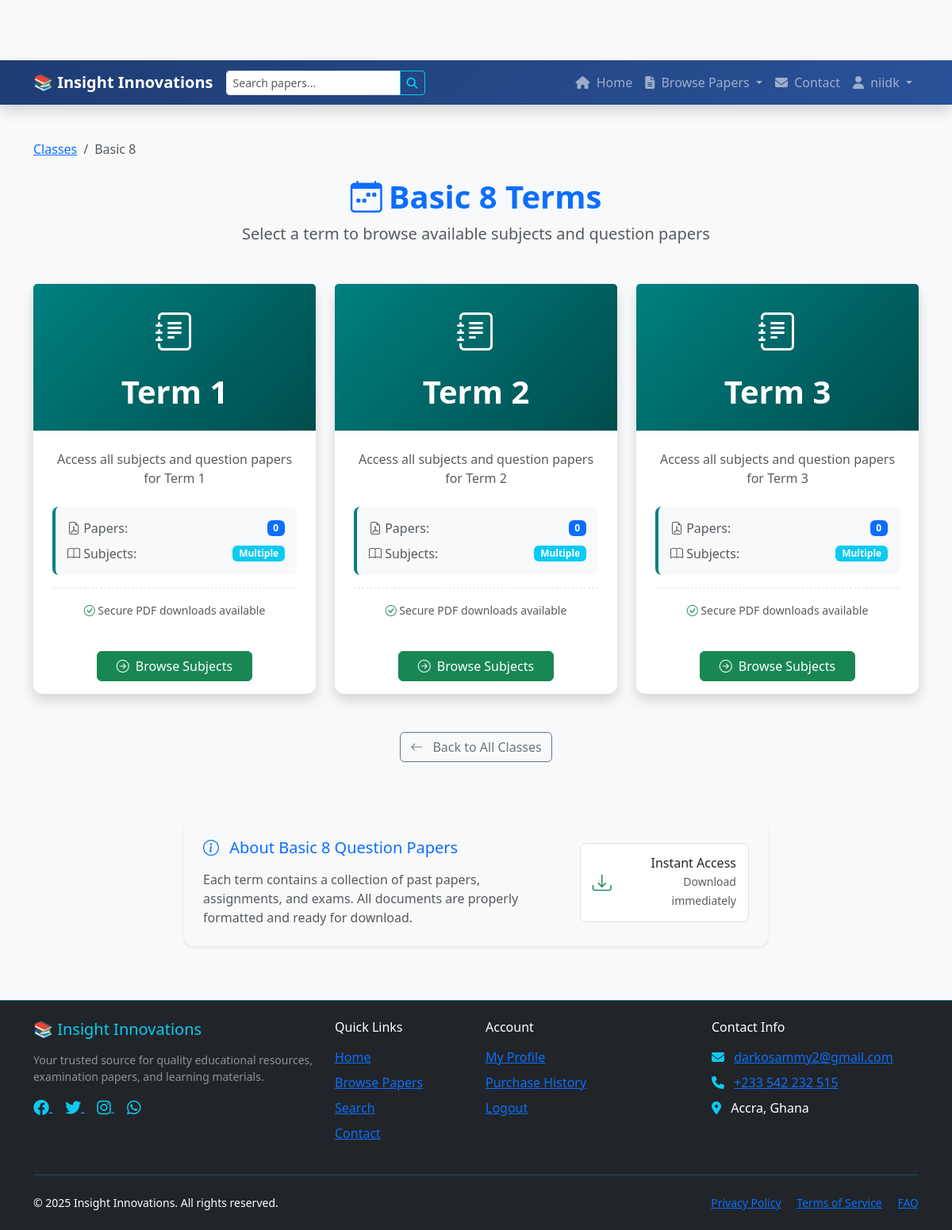
The page /basic-8/ (signed in) on the database its author committed.
### shop/models.py (models this page shows, shortened)
class Classes(models.Model):
    name = models.CharField(max_length=100, help_text="e.g., JHS 1, Basic 7")
    slug = models.SlugField(max_length=100, unique=True)
    description = models.TextField(blank=True)
    class Meta:
        verbose_name = 'Class (Grade)'
        verbose_name_plural = 'Classes (Grades)'
        ordering = ('name',)

class Term(models.Model):
    class_name = models.ForeignKey(Classes, related_name='terms', on_delete=models.CASCADE)
    name = models.CharField(max_length=50, help_text="e.g., Term 1, Term 2")
    slug = models.SlugField(max_length=50)
    class Meta:
        verbose_name_plural = 'Terms'
        unique_together = ('class_name', 'slug')
        ordering = ('name',)
    def get_paper_count(self):
        return self.papers.count()

### shop/views.py (the view)
# urls.py: path('<slug:class_slug>/', views.term_list, name='term_list'),
def term_list(request, class_slug):
    class_level = get_object_or_404(Classes, slug=class_slug)
    terms = class_level.terms.all()
    context = {
        'class_level': class_level,
        'terms': terms,
        'page_title': f'Select Term for {class_level.name}',
    }
    return render(request, 'shop/term_list.html', context)

### shop/context_processors.py (called while the page is built)
def current_year(request):
    return {
        'current_year': timezone.now().year
    }

### shop/templates/shop/term_list.html (shortened to what this page needs)
{% extends 'base.html' %}
{% load static %}
{% block content %}
<div class="container py-4">
    <nav aria-label="breadcrumb" class="mb-4">
        <ol class="breadcrumb">
            <li class="breadcrumb-item"><a href="{% url 'shop:class_list' %}">Classes</a></li>
            <li class="breadcrumb-item active">{{ class_level.name }}</li>
        </ol>
    </nav>
    <div class="text-center mb-5">
        <h1 class="text-primary fw-bold">
            <i class="bi bi-calendar-week me-2"></i>{{ class_level.name }} Terms
        </h1>
        <p class="lead text-muted">
            Select a term to browse available subjects and question papers
        </p>
    </div>
    <div class="row row-cols-1 row-cols-md-2 row-cols-lg-3 g-4">
        {% for term_obj in terms %}
            <div class="col">
                <a href="{% url 'shop:subject_list' class_level.slug term_obj.slug %}" class="text-decoration-none">
                    <div class="card h-100 shadow border-0 hover-lift">
                        <div class="card-header bg-teal-gradient text-white text-center py-4">
                            <div class="term-icon mb-3">
                                <i class="bi bi-journal-text" style="font-size: 3rem;"></i>
                            </div>
                            <h3 class="card-title mb-0 fw-bold display-6">{{ term_obj.name }}</h3>
                        </div>
                        <div class="card-body p-4 text-center">
                            <p class="card-text text-muted mb-4">
                                Access all subjects and question papers for {{ term_obj.name }}
                            </p>
                            <div class="term-stats mb-3">
                                <div class="d-flex justify-content-between align-items-center mb-2">
                                    <span class="text-muted">
                                        <i class="bi bi-file-earmark-pdf"></i> Papers:
                                    </span>
                                    <span class="badge bg-primary">
                                        {{ term_obj.get_paper_count }}
                                    </span>
                                </div>
                                <div class="d-flex justify-content-between align-items-center">
                                    <span class="text-muted">
                                        <i class="bi bi-book"></i> Subjects:
                                    </span>
                                    <span class="badge bg-info">
                                        {{ term_obj.subjects_count|default:"Multiple" }}
                                    </span>
                                </div>
                            </div>
                            <div class="quick-info">
                                <small class="text-muted">
                                    <i class="bi bi-check-circle text-success"></i>
                                    Secure PDF downloads available
                                </small>
                            </div>
                        </div>
                        <div class="card-footer bg-transparent border-top-0 text-center py-3">
                            <span class="btn btn-success px-4">
                                <i class="bi bi-arrow-right-circle me-2"></i>Browse Subjects
                            </span>
                        </div>
                    </div>
                </a>
            </div>
        {% endfor %}
    </div>
    <div class="text-center mt-5">
        <a href="{% url 'shop:class_list' %}" class="btn btn-outline-secondary">
            <i class="bi bi-arrow-left me-2"></i> Back to All Classes
        </a>
    </div>
    <div class="row justify-content-center mt-5 pt-4">
        <div class="col-lg-8">
            <div class="card bg-light border-0 shadow-sm">
                <div class="card-body p-4">
                    <div class="row align-items-center">
                        <div class="col-md-8">
                            <h5 class="text-primary mb-3">
                                <i class="bi bi-info-circle me-2"></i> About {{ class_level.name }} Question Papers
                            </h5>
                            <p class="text-muted mb-0">
                                Each term contains a collection of past papers, assignments, and exams.
                                All documents are properly formatted and ready for download.
                            </p>
                        </div>
                        <div class="col-md-4 text-md-end mt-3 mt-md-0">
                            <div class="download-info">
                                <div class="d-flex align-items-center justify-content-md-end gap-2">
                                    <i class="bi bi-download text-success" style="font-size: 1.5rem;"></i>
                                    <div>
                                        <h6 class="mb-0">Instant Access</h6>
                                        <small class="text-muted">Download immediately</small>
                                    </div>
                                </div>
                            </div>
                        </div>
                    </div>
                </div>
            </div>
        </div>
    </div>
</div>
{% endblock content %}

### templates/base.html (shortened to what this page needs)
<!DOCTYPE html>
<html lang="en">
<head>
    <link href="https://cdn.jsdelivr.net/npm/bootstrap@5.3.3/dist/css/bootstrap.min.css"
          rel="stylesheet"
>
    <link rel="stylesheet" href="https://cdnjs.cloudflare.com/ajax/libs/font-awesome/6.4.0/css/all.min.css">
    <link rel="stylesheet" href="https://cdn.jsdelivr.net/npm/bootstrap-icons@1.11.0/font/bootstrap-icons.css">
    <link rel="stylesheet" href="https://unpkg.com/cloudinary-video-player/dist/cld-video-player.min.css">
</head>
<body>
    <nav class="navbar navbar-expand-lg navbar-dark bg-dark sticky-top shadow">
        <div class="container">
            <a class="navbar-brand fw-bold" href="{% url 'shop:class_list' %}">
                <span class="text-info">📚</span> Insight Innovations
            </a>
            <form class="d-none d-lg-flex ms-auto me-3" action="{% url 'shop:search_papers' %}" method="GET" style="max-width: 300px;">
                <div class="input-group input-group-sm">
                    <input type="text"
                           class="form-control"
                           placeholder="Search papers..."
                           name="q"
                           value="{{ request.GET.q }}">
                    <button class="btn btn-outline-info" type="submit">
                        <i class="fas fa-search"></i>
                    </button>
                </div>
            </form>
            <div class="collapse navbar-collapse" id="navbarNav">
                <ul class="navbar-nav ms-auto">
                    <li class="nav-item">
                        <a class="nav-link {% if request.resolver_match.url_name == 'class_list' %}active{% endif %}"
                           href="{% url 'shop:class_list' %}">
                            <i class="fas fa-home d-lg-none d-xl-inline me-1"></i>
                            <span class="d-none d-lg-inline">Home</span>
                        </a>
                    </li>
                    <li class="nav-item dropdown">
                        <a class="nav-link dropdown-toggle" href="#" role="button" data-bs-toggle="dropdown">
                            <i class="fas fa-file-alt d-lg-none d-xl-inline me-1"></i>
                            <span class="d-none d-lg-inline">Browse Papers</span>
                        </a>
                    </li>
                    <li class="nav-item">
                        <a class="nav-link {% if request.resolver_match.url_name == 'contact_us' %}active{% endif %}"
                           href="{% url 'shop:contact_us' %}">
                            <i class="fas fa-envelope d-lg-none d-xl-inline me-1"></i>
                            <span class="d-none d-lg-inline">Contact</span>
                        </a>
                    </li>
                    {% if user.is_authenticated %}
                    <li class="nav-item dropdown">
                        <a class="nav-link dropdown-toggle" href="#" role="button" data-bs-toggle="dropdown">
                            <i class="fas fa-user d-lg-none d-xl-inline me-1"></i>
                            <span class="d-none d-lg-inline">{{ user.username|truncatechars:15 }}</span>
                        </a>
                    </li>
                    {% endif %}
                </ul>
            </div>
        </div>
    </nav>
    <main class="container main-content">
        {% block content %}
        {% endblock %}
    </main>
    <footer class="bg-dark text-white py-4 mt-4 border-top border-info border-opacity-50">
        <div class="container">
            <div class="row">
                <div class="col-lg-4 mb-4 mb-lg-0">
                    <h5 class="text-info mb-3">
                        <span class="text-info">📚</span> Insight Innovations
                    </h5>
                    <p class="small text-white-50">
                        Your trusted source for quality educational resources,
                        examination papers, and learning materials.
                    </p>
                    <div class="social-links mt-3">
                        <a href="#" class="text-info me-3" title="Facebook">
                            <i class="fab fa-facebook fa-lg"></i>
                        </a>
                        <a href="#" class="text-info me-3" title="Twitter">
                            <i class="fab fa-twitter fa-lg"></i>
                        </a>
                        <a href="#" class="text-info me-3" title="Instagram">
                            <i class="fab fa-instagram fa-lg"></i>
                        </a>
                        <a href="#" class="text-info" title="WhatsApp">
                            <i class="fab fa-whatsapp fa-lg"></i>
                        </a>
                    </div>
                </div>
                <div class="col-lg-2 col-md-4 mb-4 mb-md-0">
                    <h6 class="text-white mb-3">Quick Links</h6>
                    <ul class="list-unstyled">
                        <li class="mb-2"><a href="{% url 'shop:class_list' %}">Home</a></li>
                        <li class="mb-2"><a href="{% url 'shop:all_papers' %}">Browse Papers</a></li>
                        <li class="mb-2"><a href="{% url 'shop:search_papers' %}">Search</a></li>
                        <li class="mb-2"><a href="{% url 'shop:contact_us' %}">Contact</a></li>
                    </ul>
                </div>
                <div class="col-lg-3 col-md-4 mb-4 mb-md-0">
                    <h6 class="text-white mb-3">Account</h6>
                    <ul class="list-unstyled">
                        {% if user.is_authenticated %}
                        <li class="mb-2"><a href="{% url 'shop:profile' %}">My Profile</a></li>
                        <li class="mb-2"><a href="{% url 'shop:purchase_history' %}">Purchase History</a></li>
                        <li class="mb-2"><a href="{% url 'shop:logout' %}">Logout</a></li>
                        {% else %}
                        <li class="mb-2"><a href="{% url 'shop:login' %}">Login</a></li>
                        <li class="mb-2"><a href="{% url 'shop:register' %}">Register</a></li>
                        {% endif %}
                    </ul>
                </div>
                <div class="col-lg-3 col-md-4">
                    <h6 class="text-white mb-3">Contact Info</h6>
                    <ul class="list-unstyled">
                        <li class="mb-2">
                            <i class="fas fa-envelope me-2 text-info"></i>
                            <a href="mailto:darkosammy2@gmail.com">darkosammy2@gmail.com</a>
                        </li>
                        <li class="mb-2">
                            <i class="fas fa-phone me-2 text-info"></i>
                            <a href="tel:+233542232515">+233 542 232 515</a>
                        </li>
                        <li class="mb-2">
                            <i class="fas fa-map-marker-alt me-2 text-info"></i>
                            Accra, Ghana
                        </li>
                    </ul>
                </div>
            </div>
            <hr class="border-info my-4">
            <div class="row">
                <div class="col-md-6">
                    <p class="small mb-0">
                        &copy; {% now "Y" %} Insight Innovations. All rights reserved.
                    </p>
                </div>
                <div class="col-md-6 text-md-end">
                    <p class="small mb-0">
                        <a href="{% url 'shop:privacy_policy' %}" class="me-3">Privacy Policy</a>
                        <a href="{% url 'shop:terms_of_service' %}" class="me-3">Terms of Service</a>
                        <a href="{% url 'shop:faq' %}">FAQ</a>
                    </p>
                </div>
            </div>
        </div>
    </footer>
</body>
</html>

### templates/base.html (style rules this page uses)
:root { --primary-color: #0d6efd; --secondary-color: #6c757d; --success-color: #198754; --info-color: #0dcaf0; --warning-color: #ffc107; --danger-color: #dc3545; --light-color: #f8f9fa; --dark-color: #212529; }
body { font-family: 'Segoe UI', Tahoma, Geneva, Verdana, sans-serif; padding-top: 76px; background-color: #f8f9fa; min-height: 100vh; display: flex; flex-direction: column; }
.main-content { flex: 1; padding: 20px 0; min-height: calc(100vh - 200px); }
.navbar { background: linear-gradient(135deg, #1e3c72 0%, #2a5298 100%); box-shadow: 0 2px 10px rgba(0,0,0,0.1); }
.nav-link { transition: all 0.3s ease; }
.card { border-radius: 12px; border: none; box-shadow: 0 4px 6px rgba(0,0,0,0.05); transition: transform 0.3s ease, box-shadow 0.3s ease; }

### shop/templates/shop/term_list.html (style rules this page uses)
.hover-lift { transition: transform 0.3s ease, box-shadow 0.3s ease; }
.bg-teal-gradient { background: #008080; background: linear-gradient(135deg, #008080 0%, #004d4d 100%); }
.term-stats { background: #f8f9fa; padding: 15px; border-radius: 8px; border-left: 4px solid #008080; }
.term-icon { transition: transform 0.3s ease; }
.quick-info { margin-top: 15px; padding-top: 15px; border-top: 1px dashed #dee2e6; }
.download-info { background: white; padding: 15px; border-radius: 8px; border: 1px solid #dee2e6; }

### rows shown on the page
Classes: name "Basic 8"
Term: name "Term 1", get_paper_count "0", subjects_count "Multiple"
Term: name "Term 2", get_paper_count "0", subjects_count "Multiple"
Term: name "Term 3", get_paper_count "0", subjects_count "Multiple"

### other values the page prints
{{ user.username|truncatechars:15 }} "niidk"
